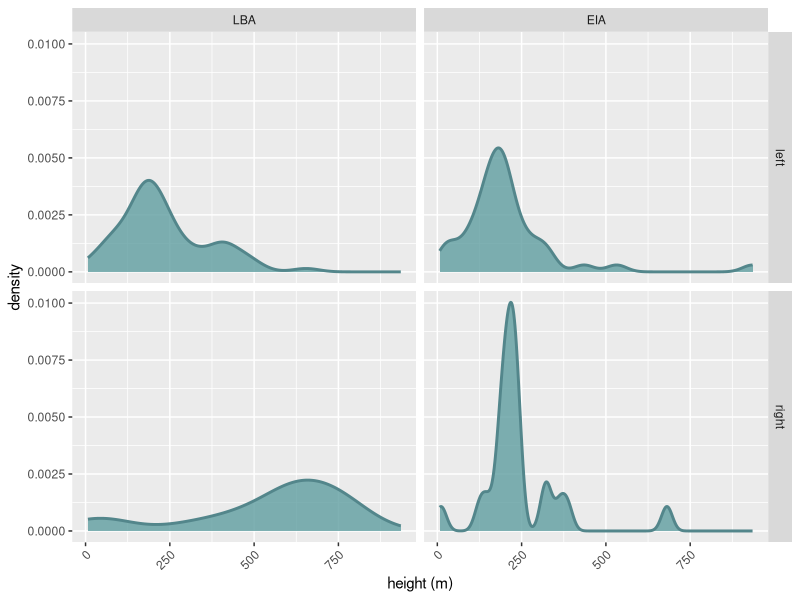
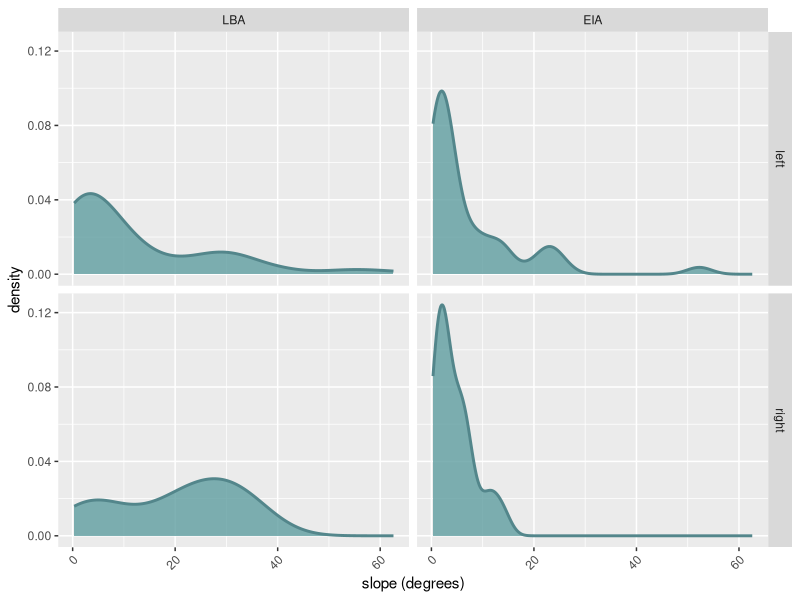
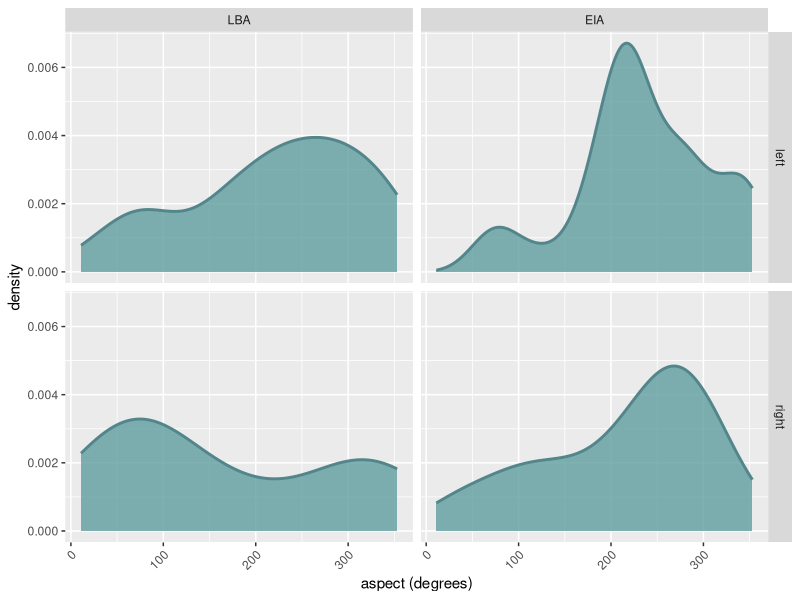
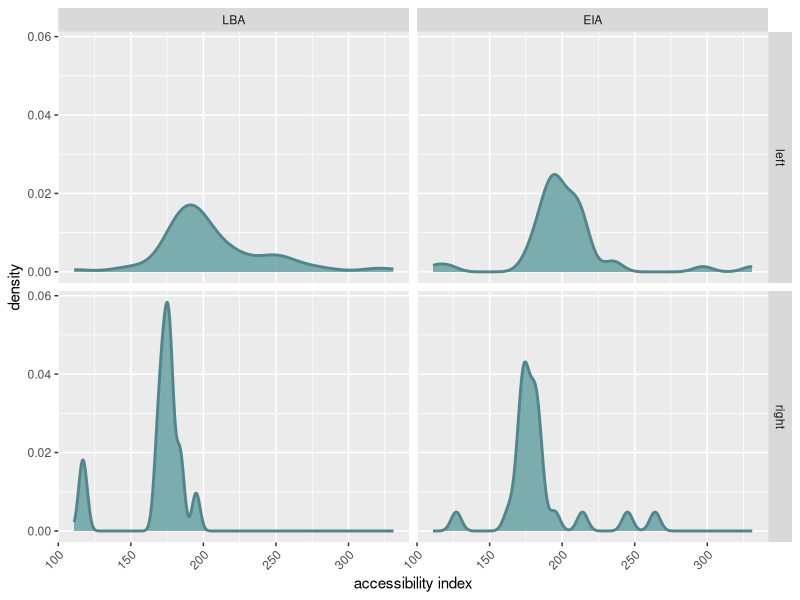
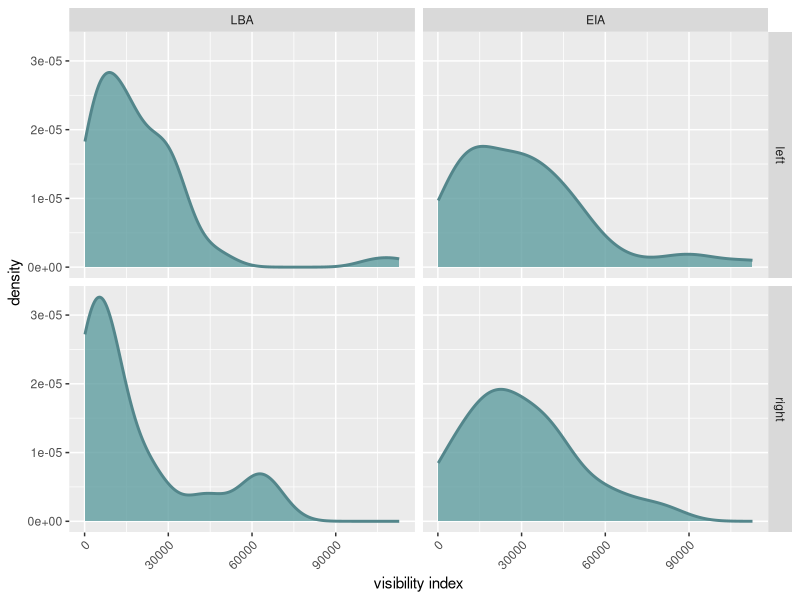
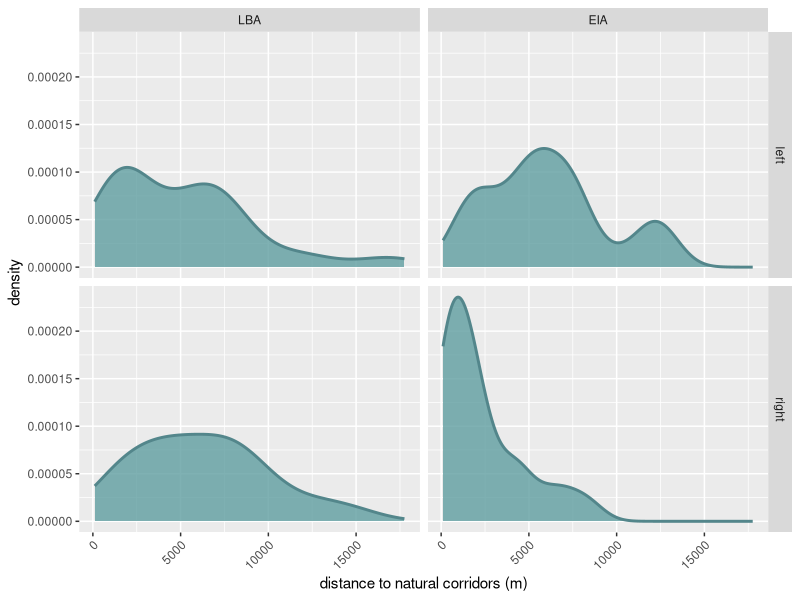

Here is the R script that generated these plots, in order:

library(ggplot2)
library(gridExtra)

myData <- read.csv('data.csv', sep=";", header=T)
myData$orderedPeriod <- factor(myData$period, levels=c("LBA", "EIA"))

eiaL <- subset(myData, period=="EIA" & bank=='left')
eiaR <- subset(myData, period=="EIA" & bank=='right')
lbaL <- subset(myData, period=="LBA" & bank=='left')
lbaR <- subset(myData, period=="LBA" & bank=='right')

# EDA
g1 <- ggplot(myData, aes(x=height)) + geom_density(fill='cadetblue', col='cadetblue4', size=1, alpha=0.8) + facet_grid(bank~orderedPeriod) + xlab('height (m)')+ theme(axis.text.x = element_text(angle = 45, hjust = 1))
g2 <- ggplot(myData, aes(x=slope)) + geom_density(fill='cadetblue', col='cadetblue4', size=1, alpha=0.8) + facet_grid(bank~orderedPeriod) + xlab('slope (degrees)')+ theme(axis.text.x = element_text(angle = 45, hjust = 1))
g3 <- ggplot(myData, aes(x=aspect)) + geom_density(fill='cadetblue', col='cadetblue4', size=1, alpha=0.8) + facet_grid(bank~orderedPeriod) + xlab('aspect (degrees)')+ theme(axis.text.x = element_text(angle = 45, hjust = 1))
g4 <- ggplot(myData, aes(x=acc)) + geom_density(fill='cadetblue', col='cadetblue4', size=1, alpha=0.8) + facet_grid(bank~orderedPeriod) + xlab('accessibility index')+ theme(axis.text.x = element_text(angle = 45, hjust = 1))
g5 <- ggplot(myData, aes(x=los)) + geom_density(fill='cadetblue', col='cadetblue4', size=1, alpha=0.8) + facet_grid(bank~orderedPeriod) + xlab('visibility index')+ theme(axis.text.x = element_text(angle = 45, hjust = 1))
g6 <- ggplot(myData, aes(x=dist)) + geom_density(fill='cadetblue', col='cadetblue4', size=1, alpha=0.8) + facet_grid(bank~orderedPeriod) + xlab('distance to natural corridors (m)')+ theme(axis.text.x = element_text(angle = 45, hjust = 1))

pdf('figure_4.pdf', width=8, height=6)
g1
dev.off()
pdf('figure_5.pdf', width=8, height=6)
g2
dev.off()
pdf('figure_6.pdf', width=8, height=6)
g3
dev.off()
pdf('figure_7.pdf', width=8, height=6)
g4
dev.off()
pdf('figure_8.pdf', width=8, height=6)
g5
dev.off()
pdf('figure_10.pdf', width=8, height=6)
g6
dev.off()

# height
ks.test(lbaR$height, lbaL$height)
ks.test(eiaL$height, lbaL$height)
ks.test(eiaL$height, lbaR$height)
ks.test(eiaR$height, lbaL$height)
ks.test(eiaR$height, lbaR$height)
ks.test(eiaR$height, eiaL$height)

# slope
# spatial comparison
ks.test(lbaR$slope, lbaL$slope)
ks.test(eiaL$slope, lbaL$slope)
ks.test(eiaL$slope, lbaR$slope)
ks.test(eiaR$slope, lbaL$slope)
ks.test(eiaR$slope, lbaR$slope)
ks.test(eiaR$slope, eiaL$slope)

# aspect
ks.test(lbaR$aspect, lbaL$aspect)
ks.test(eiaL$aspect, lbaL$aspect)
ks.test(eiaL$aspect, lbaR$aspect)
ks.test(eiaR$aspect, lbaL$aspect)
ks.test(eiaR$aspect, lbaR$aspect)
ks.test(eiaR$aspect, eiaL$aspect)

# los
ks.test(lbaR$los, lbaL$los)
ks.test(eiaL$los, lbaL$los)
ks.test(eiaL$los, lbaR$los)
ks.test(eiaR$los, lbaL$los)
ks.test(eiaR$los, lbaR$los)
ks.test(eiaR$los, eiaL$los)

# acc
ks.test(lbaR$acc, lbaL$acc)
ks.test(eiaL$acc, lbaL$acc)
ks.test(eiaL$acc, lbaR$acc)
ks.test(eiaR$acc, lbaL$acc)
ks.test(eiaR$acc, lbaR$acc)
ks.test(eiaR$acc, eiaL$acc)

# distance    
ks.test(lbaR$dist, lbaL$dist)
ks.test(eiaL$dist, lbaL$dist)
ks.test(eiaL$dist, lbaR$dist)
ks.test(eiaR$dist, lbaL$dist)
ks.test(eiaR$dist, lbaR$dist)
ks.test(eiaR$dist, eiaL$dist)

